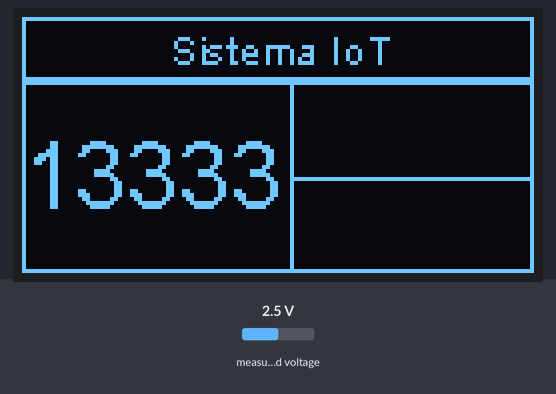
A sketch run on a simulated ESP8266 (NodeMCU). Parts: 128×64 one-colour display. The inputs (shaded band) are chosen by the test bench; at power-on: measured voltage 2.5 V. What the sketch prints to the serial monitor is not drawn.

Above: at 1.7 s.
1.8 s: measured voltage set to 0.1 V
At 2.3 s:
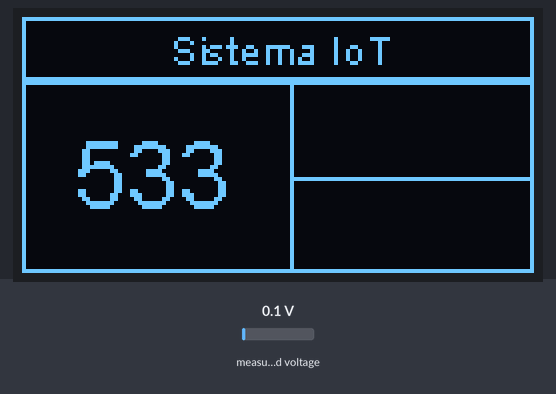
3.3 s: measured voltage set to 1.2 V
At 4.7 s:
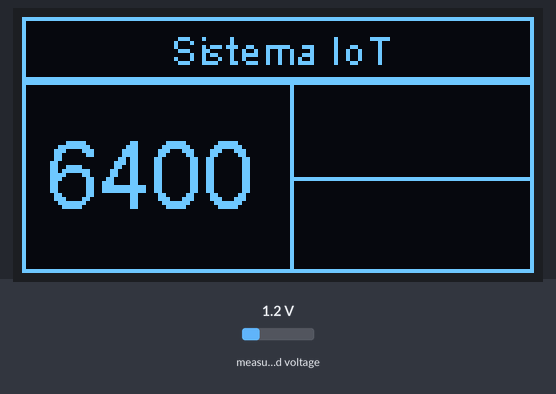
5.1 s: measured voltage set to 3.8 V
At 5.9 s:
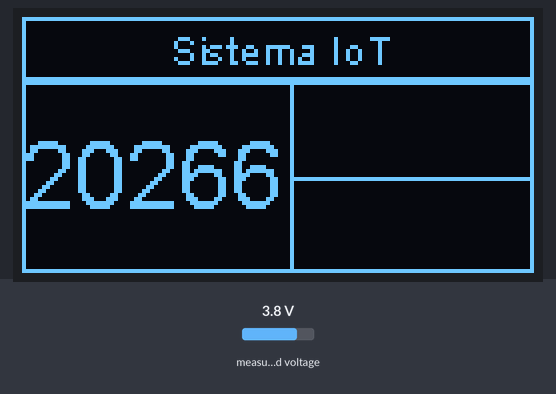
Timing chart, 0 to 8.1 s (numbered marks = the images above; inputs shaded):
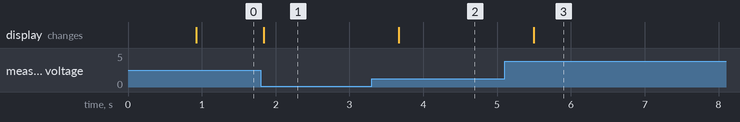

Measured:
- after the input at 1.8 s, the display: changes at once (image 1)
- after the input at 3.3 s, the display: changes after 0.37 s (image 2)
- after the input at 5.1 s, the display: changes after 0.40 s (image 3)

The sketch:

ESP01WIFI-MQ2.ino
```cpp
/****************************************
        AUTORA : MÁRCIA DE SÁ
                ESP01-WiFi
*****************************************/
#include <FS.h>
#include <Wire.h>
#include "Thread.h"
#include <ESP8266WiFi.h>
#include "ThreadController.h"
#include <Adafruit_Sensor.h>
#include <Adafruit_ADS1X15.h>
#include "SSD1306Wire.h"

Adafruit_ADS1115 ads;
SSD1306Wire  display(0x3c, 0, 2);
/*----------------------------------------
    ######## Thread's Controll #########
------------------------------------------ */
ThreadController cpu;

Thread Sensores;
int lpg;

void LeituraSensor(){
    lpg = ads.readADC_SingleEnded(0);
    }
/*---------------------------------------- */
Thread MonitorSerial;
void mSerial(){
   Serial.print(F("NIVEL DE GÁS: "));
   Serial.print(lpg);
   Serial.println(F(" ppm "));
}
void setup() {
/*-----------------------------------
 ##### Inicialização -- begin #######
------------------------------------*/
  Serial.begin(115200);
  display.init();/*Inicializar a tela */
  display.flipScreenVertically();

  ads.begin();
/*---------------------------------------- */
  MonitorSerial.setInterval(900);
  MonitorSerial.onRun(mSerial);
  Sensores.setInterval(900);
  Sensores.onRun(LeituraSensor);
/*---------------------------------------- */
  cpu.add(&Sensores);
  cpu.add(&MonitorSerial);
}
/*---------------------------------------- */
void loop() {
   cpu.run();
   telainicial();
}
/**|-------------------------------|
   |      DISPLAY OLED CONFIG      |
   |-------------------------------| */
void telainicial(){
/*--------Apaga o display-----*/
  display.clear();
  //Desenha as molduras
  display.drawRect(0, 0, 128, 16);
  display.drawRect(0, 16, 128, 48);
  display.drawLine(67, 16, 67, 63);
  display.drawLine(67, 40, 128, 40);
  //Atualiza informacoes da temperatura
  display.setFont(ArialMT_Plain_10);
  display.setTextAlignment(TEXT_ALIGN_CENTER);
  display.drawString(64, 2, "Sistema IoT");
  display.setFont(ArialMT_Plain_24);
  display.drawString(32, 26, String(lpg)); //MQ2
  //display.drawCircle(52, 32, 2);
  display.display();
}
```
